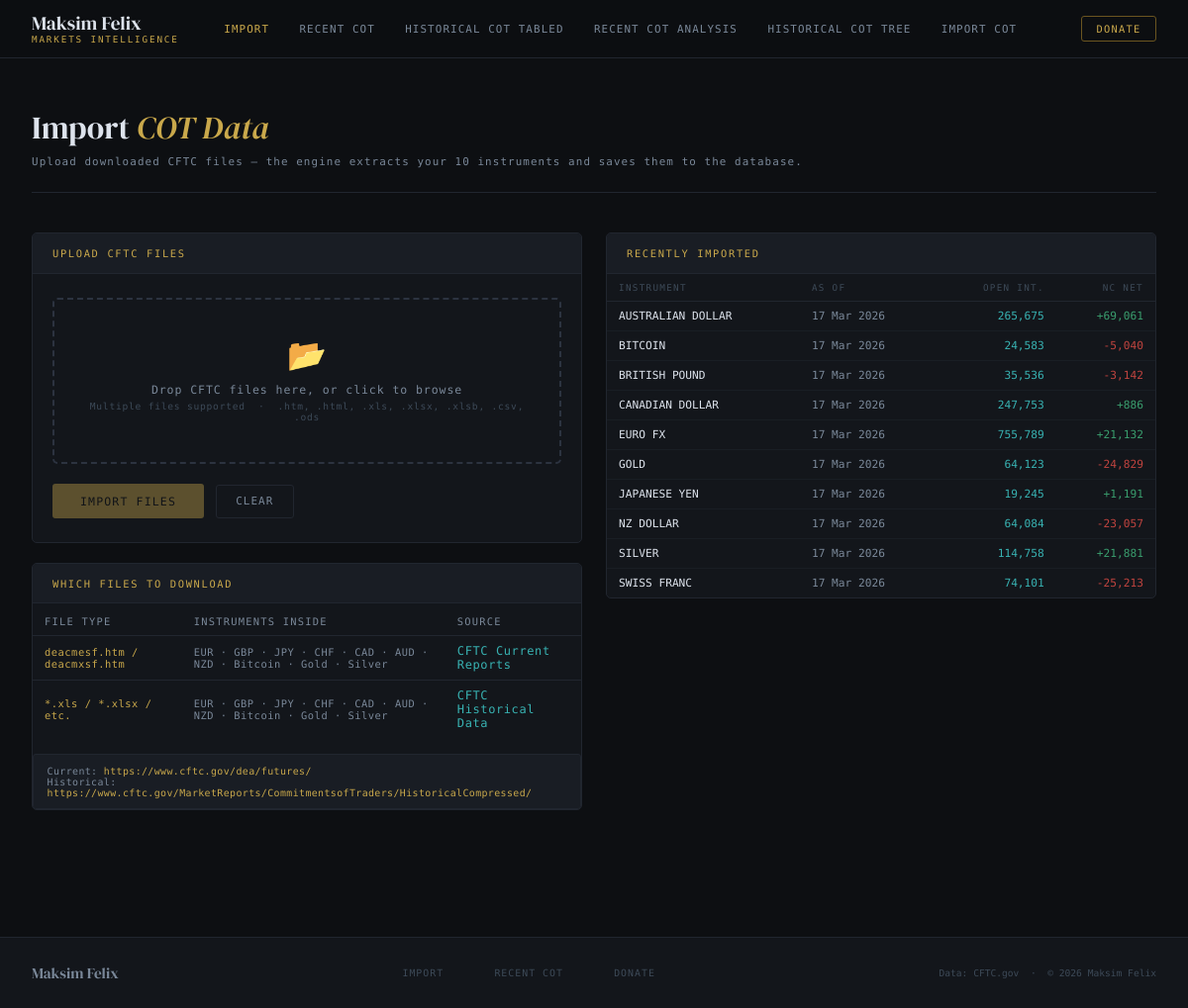
Before: /Handle_Raw_COT/upload/ with the older database file.
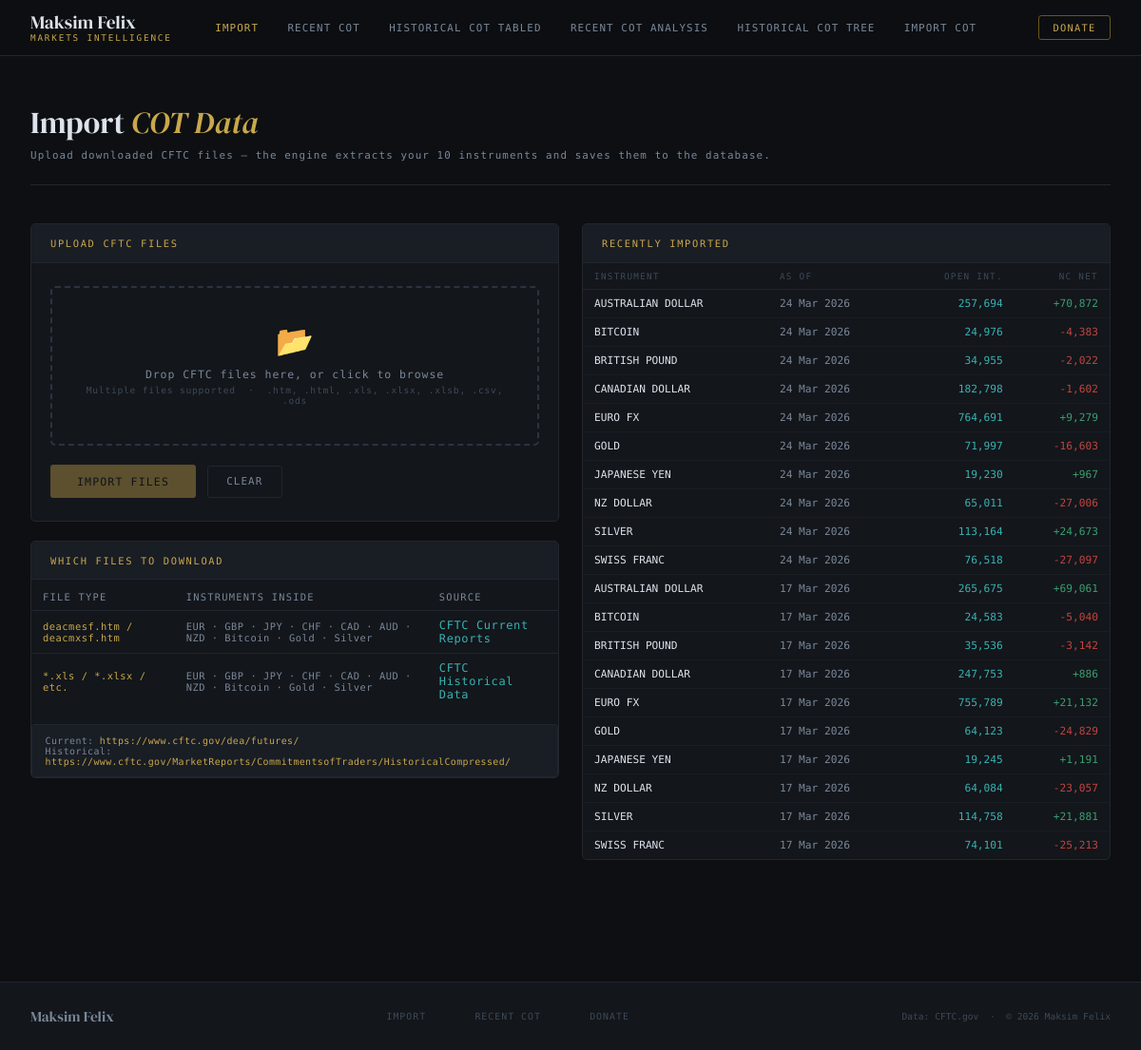
After: the same page with the newer database file.
### Handle_Raw_COT/models.py (models this page shows, shortened)
class CotReport(models.Model):
    name         = models.CharField(
        max_length=64,
        choices=INSTRUMENT_CHOICES,
        db_index=True,
    )
    code         = models.CharField(
        max_length=20,
        blank=True,
        help_text="CFTC instrument code, e.g. 099741",
    )
    asset_class  = models.CharField(
        max_length=10,
        choices=ASSET_CLASS_CHOICES,
        blank=True,
        db_index=True,
    )
    contract_spec = models.CharField(
        max_length=128,
        blank=True,
        help_text="e.g. CONTRACTS OF EUR 125,000",
    )
    as_of_date   = models.DateField(
        db_index=True,
        help_text="CFTC report date (Tuesday of the reporting week)",
    )
    prev_date    = models.DateField(
        null=True, blank=True,
        help_text="Prior week date used for change calculations",
    )
    source_file  = models.CharField(
        max_length=128,
        blank=True,
        help_text="Original filename, e.g. deacmesf.htm",
    )
    import_log   = models.ForeignKey(
        ImportLog,
        null=True, blank=True,
        on_delete=models.SET_NULL,
        related_name="reports",
        help_text="The upload session that created/updated this row",
    )
    open_interest = models.BigIntegerField(default=0)
    oi_change     = models.BigIntegerField(
        default=0,
        help_text="Change in open interest from prior week (signed)",
    )
    nc_long    = models.BigIntegerField(default=0)
    nc_short   = models.BigIntegerField(default=0)
    nc_spreads = models.BigIntegerField(default=0)
    comm_long  = models.BigIntegerField(default=0)
    comm_short = models.BigIntegerField(default=0)
    total_long  = models.BigIntegerField(default=0)
    total_short = models.BigIntegerField(default=0)
    nr_long  = models.BigIntegerField(default=0)
    nr_short = models.BigIntegerField(default=0)
    chg_nc_long    = models.BigIntegerField(default=0)
    chg_nc_short   = models.BigIntegerField(default=0)
    chg_nc_spreads = models.BigIntegerField(default=0)
    chg_comm_long  = models.BigIntegerField(default=0)
    chg_comm_short = models.BigIntegerField(default=0)
    chg_total_long  = models.BigIntegerField(default=0)
    chg_total_short = models.BigIntegerField(default=0)
    chg_nr_long  = models.BigIntegerField(default=0)
    chg_nr_short = models.BigIntegerField(default=0)
    pct_nc_long    = models.DecimalField(max_digits=6, decimal_places=2, default=0)
    pct_nc_short   = models.DecimalField(max_digits=6, decimal_places=2, default=0)
    pct_nc_spreads = models.DecimalField(max_digits=6, decimal_places=2, default=0)
    pct_comm_long  = models.DecimalField(max_digits=6, decimal_places=2, default=0)
    pct_comm_short = models.DecimalField(max_digits=6, decimal_places=2, default=0)
    pct_total_long  = models.DecimalField(max_digits=6, decimal_places=2, default=0)
    pct_total_short = models.DecimalField(max_digits=6, decimal_places=2, default=0)
    pct_nr_long  = models.DecimalField(max_digits=6, decimal_places=2, default=0)
    pct_nr_short = models.DecimalField(max_digits=6, decimal_places=2, default=0)
    traders_total = models.PositiveIntegerField(default=0)
    trd_nc_long    = models.PositiveIntegerField(default=0)
    trd_nc_short   = models.PositiveIntegerField(default=0)
    trd_nc_spreads = models.PositiveIntegerField(default=0)
    trd_comm_long  = models.PositiveIntegerField(default=0)
    trd_comm_short = models.PositiveIntegerField(default=0)
    trd_total_long  = models.PositiveIntegerField(default=0)
    trd_total_short = models.PositiveIntegerField(default=0)
    created_at = models.DateTimeField(auto_now_add=True)
    updated_at = models.DateTimeField(auto_now=True)
    class Meta:
        constraints = [
            models.UniqueConstraint(
                fields=["name", "as_of_date"],
                name="unique_instrument_per_week",
            )
        ]
        ordering = ["-as_of_date", "name"]
        indexes = [
            models.Index(fields=["name", "as_of_date"]),    # primary lookup
            models.Index(fields=["as_of_date"]),             # all instruments for a week
            models.Index(fields=["asset_class", "as_of_date"]),  # filter by asset class
            models.Index(fields=["name", "-as_of_date"]),   # history for one instrument
        ]
        verbose_name = "COT Report"
        verbose_name_plural = "COT Reports"
    @property
    def net_nc_position(self) -> int:
        return self.nc_long - self.nc_short

### Handle_Raw_COT/views.py (the view, shortened to what this page needs)
# urls.py: path("upload/", CotUploadView.as_view(), name="upload"),
class CotUploadView(View):
    template_name = "Raw/upload.html"
    def get(self, request):
        form   = CotUploadForm()
        recent = CotReport.objects.order_by("-as_of_date", "name").select_related("import_log")[:30]
        return render(request, self.template_name, {
            "form":   form,
            "recent": recent,
        })

### Templates/Raw/upload.html (shortened to what the changed rows need)
{% load humanize %}
<!DOCTYPE html>
<html lang="en">
<head>
</head>
<body>
<div class="page-wrap">
  <div class="page-title">
    <h1>Import <em>COT Data</em></h1>
  </div>
  <div class="grid">
    <div>
      <div class="card" style="margin-top:1.25rem;">
        <div class="card-body" style="padding:0;">
          <table class="source-table">
            <thead>
              <tr>
                <th>File Type</th>
                <th>Instruments Inside</th>
                <th>Source</th>
              </tr>
            </thead>
          </table>
        </div>
      </div>
    </div>
    <div>
      <div class="card">
        <div class="card-body" style="padding:0;">
          {% if recent %}
          <table class="recent-table">
            <thead>
              <tr>
                <th>Instrument</th>
                <th>As Of</th>
                <th style="text-align:right;">Open Int.</th>
                <th style="text-align:right;">NC Net</th>
              </tr>
            </thead>
            <tbody>
              {% for r in recent %}
              <tr>
                <td class="td-name">{{ r.name }}</td>
                <td class="td-date">{{ r.as_of_date|date:"d M Y" }}</td>
                <td class="td-oi">{{ r.open_interest|intcomma }}</td>
                {% if r.net_nc_position >= 0 %}
                  <td class="td-nc">+{{ r.net_nc_position|intcomma }}</td>
                {% else %}
                  <td class="td-neg">{{ r.net_nc_position|intcomma }}</td>
                {% endif %}
              </tr>
              {% endfor %}
            </tbody>
          </table>
          {% else %}
          <div class="empty-state">No data imported yet.<br>Upload your first CFTC file above.</div>
          {% endif %}
        </div>
      </div>
    </div>
  </div>
</div>
</body>
</html>

Changed rows visible on the page:
added CotReport: name "AUSTRALIAN DOLLAR", as_of_date "24 Mar 2026", open_interest "257,694", net_nc_position "70,872"
added CotReport: name "BITCOIN", as_of_date "24 Mar 2026", open_interest "24,976", net_nc_position "-4,383"
added CotReport: name "BRITISH POUND", as_of_date "24 Mar 2026", open_interest "34,955", net_nc_position "-2,022"
added CotReport: name "CANADIAN DOLLAR", as_of_date "24 Mar 2026", open_interest "182,798", net_nc_position "-1,602"
added CotReport: name "EURO FX", as_of_date "24 Mar 2026", open_interest "764,691", net_nc_position "9,279"
added CotReport: name "GOLD", as_of_date "24 Mar 2026", open_interest "71,997", net_nc_position "-16,603"
added CotReport: name "JAPANESE YEN", as_of_date "24 Mar 2026", open_interest "19,230", net_nc_position "967"
added CotReport: name "NZ DOLLAR", as_of_date "24 Mar 2026", open_interest "65,011", net_nc_position "-27,006"
added CotReport: name "SILVER", as_of_date "24 Mar 2026", open_interest "113,164", net_nc_position "24,673"
added CotReport: name "SWISS FRANC", as_of_date "24 Mar 2026", open_interest "76,518", net_nc_position "-27,097"
